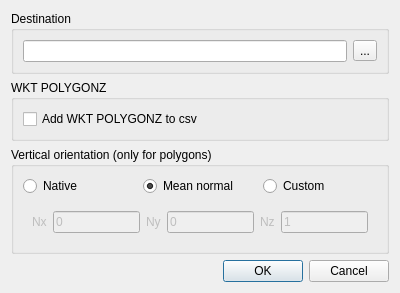
<?xml version="1.0" encoding="UTF-8"?>
<ui version="4.0">
 <class>FacetsExportDlg</class>
 <widget class="QDialog" name="FacetsExportDlg">
  <property name="geometry">
   <rect>
    <x>0</x>
    <y>0</y>
    <width>400</width>
    <height>268</height>
   </rect>
  </property>
  <property name="windowTitle">
   <string>Export facets</string>
  </property>
  <layout class="QVBoxLayout" name="verticalLayout_2">
   <item>
    <widget class="QGroupBox" name="groupBox">
     <property name="title">
      <string>Destination</string>
     </property>
     <layout class="QHBoxLayout" name="horizontalLayout">
      <item>
       <widget class="QLineEdit" name="destinationPathLineEdit"/>
      </item>
      <item>
       <widget class="QToolButton" name="browseToolButton">
        <property name="text">
         <string notr="true">...</string>
        </property>
       </widget>
      </item>
     </layout>
    </widget>
   </item>
   <item>
    <widget class="QGroupBox" name="coordsInCSVBox">
     <property name="title">
      <string>WKT POLYGONZ</string>
     </property>
     <layout class="QHBoxLayout" name="horizontalLayout_1">
      <item>
       <widget class="QCheckBox" name="coordsInCSVCheckBox">
        <property name="text">
         <string>Add WKT POLYGONZ to csv</string>
        </property>
       </widget>
      </item>
     </layout>
    </widget>
   </item>
   <item>
    <widget class="QGroupBox" name="orientationGroupBox">
     <property name="title">
      <string>Vertical orientation (only for polygons)</string>
     </property>
     <layout class="QVBoxLayout" name="verticalLayout">
      <item>
       <layout class="QHBoxLayout" name="horizontalLayout_2">
        <item>
         <widget class="QRadioButton" name="nativeOriRadioButton">
          <property name="text">
           <string>Native</string>
          </property>
         </widget>
        </item>
        <item>
         <widget class="QRadioButton" name="verticalOriRadioButton">
          <property name="text">
           <string>Mean normal</string>
          </property>
          <property name="checked">
           <bool>true</bool>
          </property>
         </widget>
        </item>
        <item>
         <widget class="QRadioButton" name="customOriRadioButton">
          <property name="text">
           <string>Custom</string>
          </property>
         </widget>
        </item>
       </layout>
      </item>
      <item>
       <widget class="QFrame" name="customNormalFrame">
        <property name="enabled">
         <bool>false</bool>
        </property>
        <property name="frameShape">
         <enum>QFrame::NoFrame</enum>
        </property>
        <layout class="QHBoxLayout" name="horizontalLayout_3">
         <item>
          <widget class="QLabel" name="label">
           <property name="text">
            <string notr="true">Nx</string>
           </property>
          </widget>
         </item>
         <item>
          <widget class="QLineEdit" name="nXLineEdit">
           <property name="text">
            <string notr="true">0</string>
           </property>
          </widget>
         </item>
         <item>
          <widget class="QLabel" name="label_2">
           <property name="text">
            <string notr="true">Ny</string>
           </property>
          </widget>
         </item>
         <item>
          <widget class="QLineEdit" name="nYLineEdit">
           <property name="text">
            <string notr="true">0</string>
           </property>
          </widget>
         </item>
         <item>
          <widget class="QLabel" name="label_3">
           <property name="text">
            <string notr="true">Nz</string>
           </property>
          </widget>
         </item>
         <item>
          <widget class="QLineEdit" name="nZLineEdit">
           <property name="text">
            <string notr="true">1</string>
           </property>
          </widget>
         </item>
        </layout>
       </widget>
      </item>
     </layout>
    </widget>
   </item>
   <item>
    <spacer name="verticalSpacer">
     <property name="orientation">
      <enum>Qt::Vertical</enum>
     </property>
     <property name="sizeHint" stdset="0">
      <size>
       <width>20</width>
       <height>40</height>
      </size>
     </property>
    </spacer>
   </item>
   <item>
    <widget class="QDialogButtonBox" name="buttonBox">
     <property name="orientation">
      <enum>Qt::Horizontal</enum>
     </property>
     <property name="standardButtons">
      <set>QDialogButtonBox::Cancel|QDialogButtonBox::Ok</set>
     </property>
    </widget>
   </item>
  </layout>
 </widget>
 <resources/>
 <connections>
  <connection>
   <sender>buttonBox</sender>
   <signal>accepted()</signal>
   <receiver>FacetsExportDlg</receiver>
   <slot>accept()</slot>
   <hints>
    <hint type="sourcelabel">
     <x>248</x>
     <y>254</y>
    </hint>
    <hint type="destinationlabel">
     <x>157</x>
     <y>274</y>
    </hint>
   </hints>
  </connection>
  <connection>
   <sender>buttonBox</sender>
   <signal>rejected()</signal>
   <receiver>FacetsExportDlg</receiver>
   <slot>reject()</slot>
   <hints>
    <hint type="sourcelabel">
     <x>316</x>
     <y>260</y>
    </hint>
    <hint type="destinationlabel">
     <x>286</x>
     <y>274</y>
    </hint>
   </hints>
  </connection>
  <connection>
   <sender>customOriRadioButton</sender>
   <signal>toggled(bool)</signal>
   <receiver>customNormalFrame</receiver>
   <slot>setEnabled(bool)</slot>
   <hints>
    <hint type="sourcelabel">
     <x>321</x>
     <y>100</y>
    </hint>
    <hint type="destinationlabel">
     <x>199</x>
     <y>134</y>
    </hint>
   </hints>
  </connection>
  <connection>
   <sender>coordsInCSVCheckBox</sender>
   <signal>toggled(bool)</signal>
   <receiver>orientationGroupBox</receiver>
   <slot>setEnabled(bool)</slot>
   <hints>
    <hint type="sourcelabel">
     <x>100</x>
     <y>50</y>
    </hint>
    <hint type="destinationlabel">
     <x>200</x>
     <y>150</y>
    </hint>
   </hints>
  </connection>
 </connections>
</ui>
